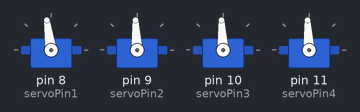
Bench run of a sketch on a simulated Arduino Uno, built with avr-gcc and run on an emulated ATmega328P. On the bench: 4 × servo.

Above: at 1.05 s.
Timing chart, 0 to 21.8 s (numbered marks = the images above):
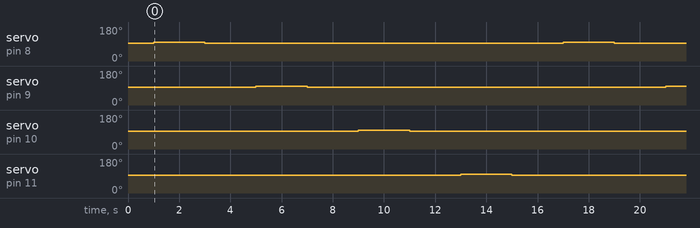

Measured:
- by itself, servo on pin 8 (servoPin1), servo on pin 9 (servoPin2), servo on pin 10 (servoPin3), servo on pin 11 (servoPin4): alternates 98° for 2.0 s and 93° for 14.0 s

The sketch:

sketch_jun30a.ino
```cpp
#include <Servo.h>

byte servoPin1 = 8;
byte servoPin2 = 9;
byte servoPin3 = 10;
byte servoPin4 = 11;

int signal = 1550; // Set signal value, which should be between 1100 and 1900
int stop = 1500; // Stop thruster

Servo servo1;
Servo servo2;
Servo servo3;
Servo servo4;

void setup() {
  // put your setup code here, to run once:
  servo1.attach(servoPin1);
  servo2.attach(servoPin2);
  servo3.attach(servoPin3);
  servo4.attach(servoPin4);

  servo1.writeMicroseconds(1500); // send "stop" signal to ESC.
  servo2.writeMicroseconds(1500); // send "stop" signal to ESC.
  servo3.writeMicroseconds(1500); // send "stop" signal to ESC.
  servo4.writeMicroseconds(1500); // send "stop" signal to ESC.

  delay(1000); // delay to allow the ESC to recognize the stopped signal
}

void loop() {
  // put your main code here, to run repeatedly:

    servo1.writeMicroseconds(signal); // Send signal to ESC.
    delay(2000);
    servo1.writeMicroseconds(stop); // Send signal to ESC.
    delay(2000);

    servo2.writeMicroseconds(signal); // Send signal to ESC.
    delay(2000);
    servo2.writeMicroseconds(stop); // Send signal to ESC.
    delay(2000);

    servo3.writeMicroseconds(signal); // Send signal to ESC.
    delay(2000);
    servo3.writeMicroseconds(stop); // Send signal to ESC.
    delay(2000);

    servo4.writeMicroseconds(signal); // Send signal to ESC.
    delay(2000);
    servo4.writeMicroseconds(stop); // Send signal to ESC.
    delay(2000);

}
```
